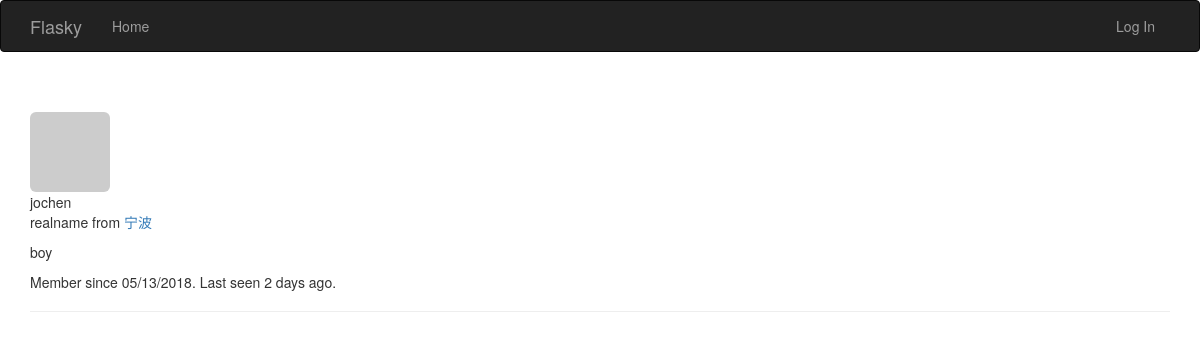
The page /user/jochen on the database as committed earlier.
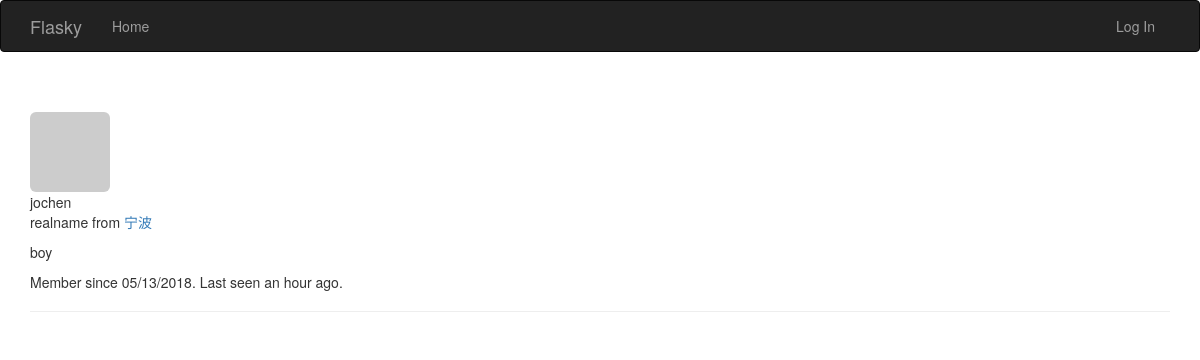
The same page on the database as committed later.
### app/models.py (models this page shows, shortened)
class User(UserMixin, db.Model):
    __tablename__ = 'users'
    id = db.Column(db.Integer, primary_key=True)
    email = db.Column(db.String(64), unique=True, index=True)
    username = db.Column(db.String(64), unique=True, index=True)
    role_id = db.Column(db.Integer, db.ForeignKey('roles.id'))
    test_column = db.Column(db.Integer, unique=True, index=True)
    password_hash = db.Column(db.String(128))
    confirmed = db.Column(db.Boolean, default=False)
    name = db.Column(db.String(64))
    location = db.Column(db.String(64))
    about_me = db.Column(db.Text())
    member_since = db.Column(db.DateTime(), default=datetime.utcnow)
    last_seen = db.Column(db.DateTime(), default=datetime.utcnow)
    avatar_hash = db.Column(db.String(32))
    comments = db.relationship('Comment', backref='author', lazy='dynamic')
    @property
    def password(self):
        raise AttributeError('password is not a readable attribute')
    def gravatar_hash(self):
        return hashlib.md5(self.email.lower().encode('utf-8')).hexdigest()
    def gravatar(self, size=50, default='identicon', rating='g'):
        url = 'https://secure.gravatar.com/avatar'
        hash = self.avatar_hash or self.gravatar_hash()
        return '{url}/{hash}?s={size}&d={default}&r={rating}'.format(
            url=url, hash=hash, size=size, default=default, rating=rating)

### app/main/views.py (the view)
@main.route('/user/<username>')
def user(username):
    user = User.query.filter_by(username=username).first_or_404()
    return render_template('user.html', user=user)

### app/auth/views.py (called while the page is built)
@auth.before_app_request
def before_request():
	if current_user.is_authenticated:
		current_user.ping()
		if not current_user.confirmed\
			and request.endpoint \
			and request.blueprint != 'auth' \
			and request.endpoint != 'static':
			return redirect(url_for('auth.unconfirmed'))

### app/main/__init__.py (called while the page is built)
@main.app_context_processor
def imject_permissions():
	return dict(Permission=Permission)

### app/models.py (called while the page is built)
    def is_administrator(self):
        return False

### app/templates/user.html (shortened to what this page needs)
{% extends "base.html" %}
{% block page_content %}
<div class="page-header">
    <img class="img-rounded profile-thumbnail" src="{{user.gravatar(size=256) }}">
    <div class="profile-header"
        <h5>{{user.username}}</h5>
        {% if user.name or user.location %}
        <p>
            {% if user.name %}{{ user.name}}{% endif %}
            {% if user.location %}
            from <a href="http://uri.amap.com/search?keyword={{ user.location }}">{{ user.location }}</a>
            {% endif %}
        </p>
        {% endif %}
        {% if user.about_me %} <p>{{ user.about_me }}</p>{% endif %}
        <p>Member since {{moment(user.member_since).format('L') }}. Last seen {{moment(user.last_seen).fromNow() }}.</p>
    </div>
</div>
{% endblock %}

### app/templates/base.html (shortened to what this page needs)
{% extends "bootstrap/base.html" %}
{% block head %}
{{ super() }}
{% endblock %}
{% block navbar %}
<div class="navbar navbar-inverse" role="navigation">
    <div class="container">
        <div class="navbar-header">
            <a class="navbar-brand" href="{{url_for('main.search')}}">Flasky</a>
        </div>
        <div class="navbar-collapse collapse">
            <ul class="nav navbar-nav">
                <li><a href="{{ url_for('main.search')}}">Home</a></li>
            </ul>
            <ul class="nav navbar-nav navbar-right">
                {% if current_user.is_authenticated %}
                <li class="dropdown">
                    <a href="#" class="dropdown-toggle" data-toggle="dropdown">Account <b class="caret"></b></a>
                    <ul class="dropdown-menu">
                        <li><a href="{{url_for('auth.change_password') }}">Change Password</a></li>
                        <li><a href="{{ url_for('auth.change_email_request') }}">Change Email</a></li>
                        <li><a href="{{url_for('auth.logout')}}">Log Out</a></li>
                    </ul>
                </li>
                {% else %}
                <li><a href="{{url_for('auth.login')}}">Log In</a></li>
                {% endif %}
            </ul>
        </div>
    </div>
</div>
{% endblock %}
{% block content %}
<div class="container">
    {% block page_content %}{% endblock %}
</div>
{% endblock %}

Rows that differ between the two databases and show on the page:
changed User "jochen": last_seen "2 days ago" → "an hour ago"
